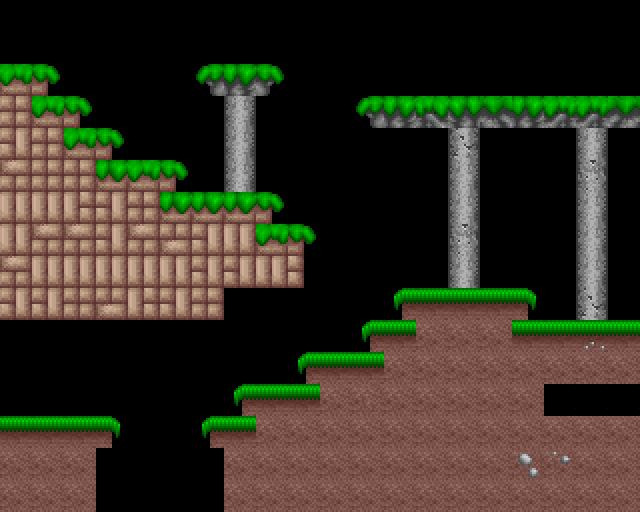

Rendered tile map (Tiled .tmx) drawn with the repository's tilesets; below, a short description and the map source with its tile grids summarised:
An orthogonal 20x16 tile map with 32x32 px tiles, 1 tile layer (Layer1).

<map version="1.0" orientation="orthogonal" width="20" height="16" tilewidth="32" tileheight="32">
 <tileset firstgid="1" name="blocks1" tilewidth="32" tileheight="32" spacing="2" margin="2">
  <image source="blocks1.png" trans="000000" width="640" height="400" />
 </tileset>
 <layer name="Layer1" width="20" height="16">
  <data>[320 cells, 165 non-empty, 30 distinct tile ids]</data>
 </layer>
</map>
